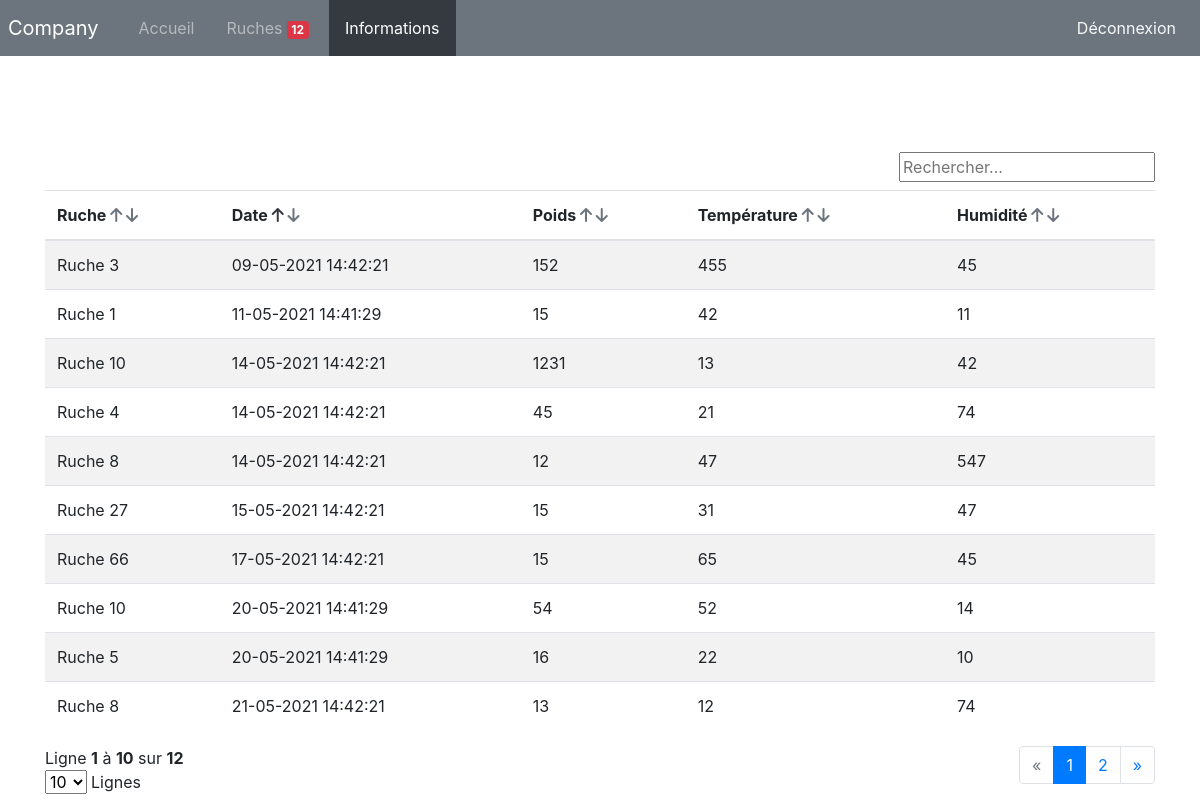
The page /?p=information&tri=date&direction=ASC on the database its author committed.
### tables this page shows
CREATE TABLE IF NOT EXISTS `information_ruche` (
  `id` int NOT NULL AUTO_INCREMENT,
  `id_ruche` int NOT NULL,
  `date` datetime NOT NULL,
  `poids` decimal(10,0) NOT NULL,
  `temperature` int NOT NULL,
  `humidite` int NOT NULL,
  PRIMARY KEY (`id`),
  KEY `clef etrangere` (`id_ruche`)
);

CREATE TABLE IF NOT EXISTS `ruche` (
  `id` int NOT NULL AUTO_INCREMENT,
  `nom` text NOT NULL,
  `latitude` decimal(8,6) NOT NULL,
  `longitude` decimal(9,6) NOT NULL,
  PRIMARY KEY (`id`)
);

### template/information/index_information.php (the view, shortened to what this page needs)
<div class="d-flex justify-content-end align-items-center">
  <form>
    <input type="text" placeholder="Rechercher..."/ id="search">
  </form>
</div>
<table class="table table-striped mt-2">
  <thead>
    <tr>
      <th scope="col" id="nom">
        Ruche
        <span>
          <a href="/?p=information&tri=nom&direction=ASC"><i class="fas fa-arrow-up text-secondary"></i></a>
          <a href="/?p=information&tri=nom&direction=DESC"><i class="fas fa-arrow-down text-secondary"></i></a>
        </span>
      </th>
      <th scope="col" id="date">
        Date
        <span>
          <a href="/?p=information&tri=date&direction=ASC"><i class="fas fa-arrow-up text-secondary"></i></a>
          <a href="/?p=information&tri=date&direction=DESC"><i class="fas fa-arrow-down text-secondary"></i></a>
        </span>
      </th>
      <th scope="col" id="poids">
        Poids
        <span>
            <a href="/?p=information&tri=poids&direction=ASC"><i class="fas fa-arrow-up text-secondary"></i></a>
            <a href="/?p=information&tri=poids&direction=DESC"><i class="fas fa-arrow-down text-secondary"></i></a>
        </span>
      </th>
      <th scope="col" id="temperature">
        Température
        <span>
            <a href="/?p=information&tri=temperature&direction=ASC"><i class="fas fa-arrow-up text-secondary"></i></a>
            <a href="/?p=information&tri=temperature&direction=DESC"><i class="fas fa-arrow-down text-secondary"></i></a>
        </span>
      </th>
      <th scope="col" id="humidite">
        Humidité
        <span>
            <a href="/?p=information&tri=humidite&direction=ASC"><i class="fas fa-arrow-up text-secondary"></i></a>
            <a href="/?p=information&tri=humidite&direction=DESC"><i class="fas fa-arrow-down text-secondary"></i></a>
        </span>
      </th>
    </tr>
  </thead>
  <tbody>
    <?php foreach ($informations as $key => $information): ?>
    <tr>
      <td><?=$information['nom']?></th>
      <td><?=date_format(date_create($information['date']),'d-m-Y H:i:s')?></th>
      <td><?=$information['poids']?></th>
      <td><?=$information['temperature']?></td>
      <td><?=$information['humidite']?></td>
    </tr>
    <?php endforeach; ?>
  </tbody>
</table>
<div class="d-flex justify-content-between">
  <div>
    Ligne <?php
    echo '<b>'.(($pagination-1) * $limit + 1) . '</b> à <b>' .  (($pagination-1) * $limit + count($informations)) . '</b> sur <b>' . $nbrInformation. '</b>';
    ?>
    <div class="d-flex align-items-center">
      <form action="/?p=ruche&f=nbLines" method="post" name="form_nbLines" id="form_nbLines">
        <select name="nbLines" class="form-select" id="nbLines">
          <option value="10">10</option>
        </select>
      </form>
      <div class="px-1">
        Lignes
      </div>
    </div>
  </div>
  <?php
    $prec = $pagination == 1 ? 1 : $pagination-1;
    $suiv = $pagination == ceil((intval($nbrInformation) / $limit)) ? $pagination : $pagination+1;
  ?>
  <nav aria-label="Page navigation example">
    <ul class="pagination">
      <li class="page-item" id="prec">
        <a class="page-link" href="/?p=information&pagination=<?= $prec ;?>" aria-label="Previous">
          <span aria-hidden="true">&laquo;</span>
        </a>
      </li>
      <?php for ($i=1; $i < ((intval($nbrInformation) / $limit) + 1); $i++): ?>
        <li class="page-item number"><a class="page-link" href="/?p=information&pagination=<?= $i ;?>"><?= $i ;?></a></li>
      <?php endfor; ?>
      <li class="page-item" id="suiv">
        <a class="page-link" href="/?p=information&pagination=<?= $suiv ;?>" aria-label="Next">
          <span aria-hidden="true">&raquo;</span>
        </a>
      </li>
    </ul>
  </nav>
</div>

### rows shown on the page
information_ruche: id_ruche.nom "Ruche 3", date "09-05-2021 14:42:21", poids "152", temperature "455", humidite "45"
information_ruche: id_ruche.nom "Ruche 1", date "11-05-2021 14:41:29", poids "15", temperature "42", humidite "11"
information_ruche: id_ruche.nom "Ruche 10", date "14-05-2021 14:42:21", poids "1231", temperature "13", humidite "42"
information_ruche: id_ruche.nom "Ruche 4", date "14-05-2021 14:42:21", poids "45", temperature "21", humidite "74"
information_ruche: id_ruche.nom "Ruche 8", date "14-05-2021 14:42:21", poids "12", temperature "47", humidite "547"
information_ruche: id_ruche.nom "Ruche 27", date "15-05-2021 14:42:21", poids "15", temperature "31", humidite "47"
information_ruche: id_ruche.nom "Ruche 66", date "17-05-2021 14:42:21", poids "15", temperature "65", humidite "45"
information_ruche: id_ruche.nom "Ruche 10", date "20-05-2021 14:41:29", poids "54", temperature "52", humidite "14"
information_ruche: id_ruche.nom "Ruche 5", date "20-05-2021 14:41:29", poids "16", temperature "22", humidite "10"
information_ruche: id_ruche.nom "Ruche 8", date "21-05-2021 14:42:21", poids "13", temperature "12", humidite "74"

### other values the page prints
$nbrRuche['nb'] "12"
$nbrInformation "12"
